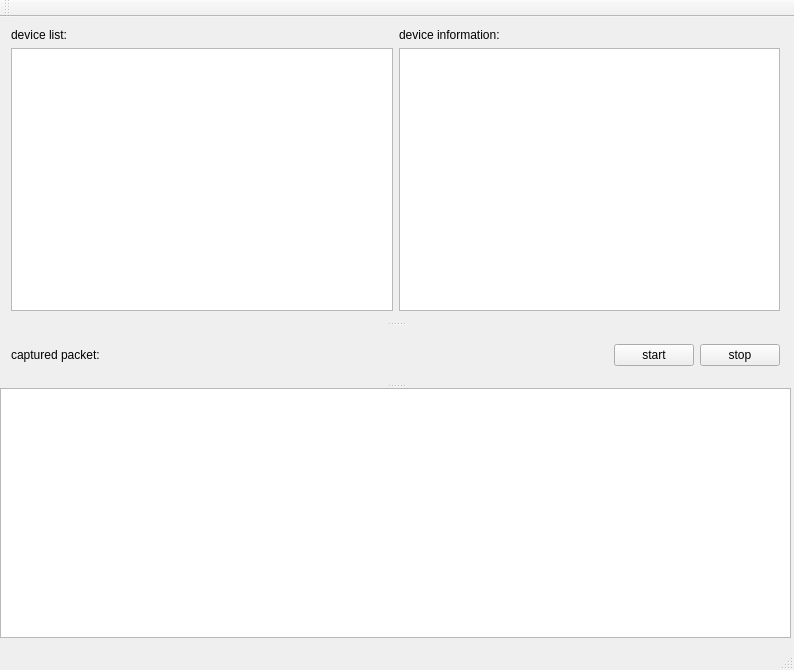
<?xml version="1.0" encoding="UTF-8"?>
<ui version="4.0">
 <class>NA_Qt_test1Class</class>
 <widget class="QMainWindow" name="NA_Qt_test1Class">
  <property name="geometry">
   <rect>
    <x>0</x>
    <y>0</y>
    <width>794</width>
    <height>670</height>
   </rect>
  </property>
  <property name="windowTitle">
   <string>NA_Qt_test1</string>
  </property>
  <widget class="QWidget" name="centralWidget">
   <widget class="QSplitter" name="splitter">
    <property name="geometry">
     <rect>
      <x>0</x>
      <y>0</y>
      <width>791</width>
      <height>621</height>
     </rect>
    </property>
    <property name="orientation">
     <enum>Qt::Vertical</enum>
    </property>
    <widget class="QWidget" name="layoutWidget">
     <layout class="QHBoxLayout" name="horizontalLayout">
      <item>
       <layout class="QVBoxLayout" name="verticalLayout">
        <item>
         <widget class="QLabel" name="label">
          <property name="text">
           <string>device list:</string>
          </property>
         </widget>
        </item>
        <item>
         <widget class="QListWidget" name="AdapterList"/>
        </item>
       </layout>
      </item>
      <item>
       <layout class="QVBoxLayout" name="verticalLayout_2">
        <item>
         <widget class="QLabel" name="label_2">
          <property name="text">
           <string>device information:</string>
          </property>
         </widget>
        </item>
        <item>
         <widget class="QTextBrowser" name="AdapterInfo"/>
        </item>
       </layout>
      </item>
     </layout>
    </widget>
    <widget class="QWidget" name="layoutWidget">
     <layout class="QHBoxLayout" name="horizontalLayout_2">
      <item>
       <widget class="QLabel" name="label_3">
        <property name="text">
         <string>captured packet:</string>
        </property>
       </widget>
      </item>
      <item>
       <spacer name="horizontalSpacer">
        <property name="orientation">
         <enum>Qt::Horizontal</enum>
        </property>
        <property name="sizeHint" stdset="0">
         <size>
          <width>40</width>
          <height>20</height>
         </size>
        </property>
       </spacer>
      </item>
      <item>
       <widget class="QPushButton" name="startButton">
        <property name="text">
         <string>start</string>
        </property>
       </widget>
      </item>
      <item>
       <widget class="QPushButton" name="stopButton">
        <property name="text">
         <string>stop</string>
        </property>
       </widget>
      </item>
     </layout>
    </widget>
    <widget class="QTextBrowser" name="CaptureInfo"/>
   </widget>
  </widget>
  <widget class="QMenuBar" name="menuBar">
   <property name="geometry">
    <rect>
     <x>0</x>
     <y>0</y>
     <width>794</width>
     <height>26</height>
    </rect>
   </property>
  </widget>
  <widget class="QToolBar" name="mainToolBar">
   <attribute name="toolBarArea">
    <enum>TopToolBarArea</enum>
   </attribute>
   <attribute name="toolBarBreak">
    <bool>false</bool>
   </attribute>
  </widget>
  <widget class="QStatusBar" name="statusBar"/>
 </widget>
 <layoutdefault spacing="6" margin="11"/>
 <resources>
  <include location="na_qt_test1.qrc"/>
 </resources>
 <connections/>
</ui>
